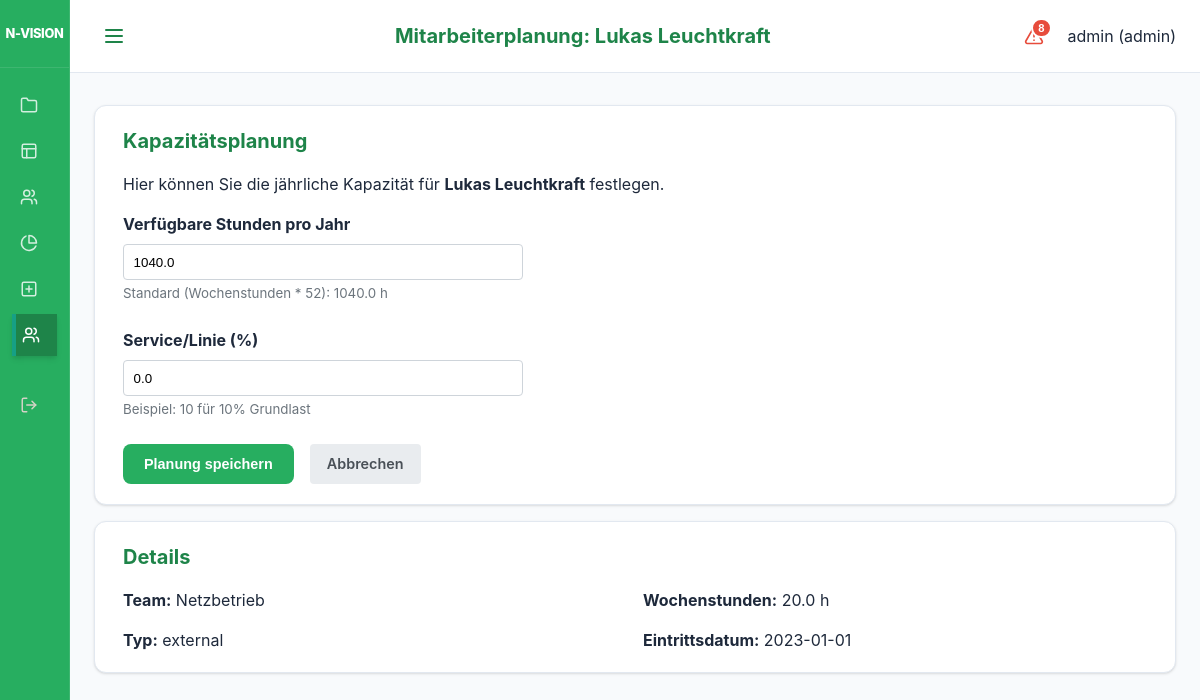
Before: /ui/employees/1/plan (signed in) with the older database file.
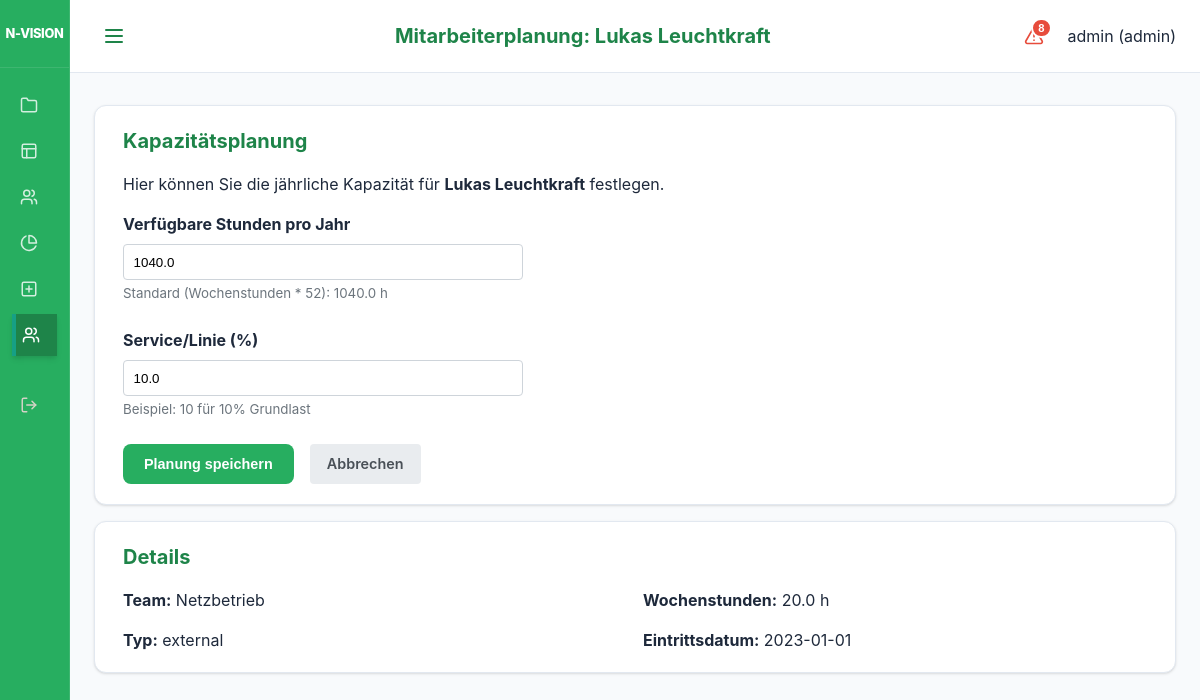
After: the same page with the newer database file.
### models.py (models this page shows)
class User(Base):
    __tablename__ = "users"
    id = Column(Integer, primary_key=True, index=True)
    username = Column(String, unique=True, index=True)
    hashed_password = Column(String)
    role = Column(Enum(UserRole), default=UserRole.EMPLOYEE)
    employee_id = Column(Integer, ForeignKey("employees.id"), nullable=True)
    is_active = Column(Boolean, default=True)
    employee = relationship("Employee", back_populates="user")

class Employee(Base):
    __tablename__ = "employees"
    id = Column(Integer, primary_key=True, index=True)
    name = Column(String, index=True)
    type = Column(Enum(ResourceType), default=ResourceType.INTERNAL)
    role_id = Column(Integer, ForeignKey("roles.id"))
    team_id = Column(Integer, ForeignKey("teams.id"))
    weekly_hours = Column(Float, default=40.0)
    annual_hours_target = Column(Float, nullable=True) # Neuer Wert für Jahresplanung
    employment_start = Column(Date)
    employment_end = Column(Date, nullable=True)
    role = relationship("Role", back_populates="employees")
    team = relationship("Team", back_populates="employees")
    staffings = relationship("Staffing", back_populates="employee")
    service_allocations = relationship("ServiceAllocation", back_populates="employee")
    absences = relationship("Absence", back_populates="employee")
    user = relationship("User", back_populates="employee", uselist=False)
    bookings = relationship("Booking", back_populates="employee")

class Team(Base):
    __tablename__ = "teams"
    id = Column(Integer, primary_key=True, index=True)
    name = Column(String, unique=True, index=True)
    employees = relationship("Employee", back_populates="team")

class ServiceAllocation(Base):
    __tablename__ = "service_allocations"
    id = Column(Integer, primary_key=True, index=True)
    employee_id = Column(Integer, ForeignKey("employees.id"))
    capacity_percent = Column(Float) # e.g. 20.0 for 20%
    description = Column(String, nullable=True)
    employee = relationship("Employee", back_populates="service_allocations")

### main.py (the view)
@app.get("/ui/employees/{employee_id}/plan", response_class=HTMLResponse)
def ui_employee_plan(request: Request, employee_id: int, db: Session = Depends(get_db), user: models.User = Depends(admin_required)):
    employee = db.query(models.Employee).filter(models.Employee.id == employee_id).first()
    if not employee:
        raise HTTPException(status_code=404, detail="Employee not found")
    return templates.TemplateResponse(
        request=request, name="employee_plan.html", context={
            "employee": employee,
            "active_page": "employees"
        }
    )

### templates/employee_plan.html
{% extends "base.html" %}
{% set title = "Mitarbeiterplanung: " ~ employee.name %}
{% block content %}
<div class="card">
    <h2>Kapazitätsplanung</h2>
    <p>Hier können Sie die jährliche Kapazität für <strong>{{ employee.name }}</strong> festlegen.</p>
    <form action="/ui/employees/{{ employee.id }}/plan" method="post" style="max-width: 400px;">
        <div style="margin-bottom: 1.5rem;">
            <label for="annual_hours_target" style="display: block; margin-bottom: 0.5rem; font-weight: bold;">Verfügbare Stunden pro Jahr</label>
            <input type="number"
                   id="annual_hours_target"
                   name="annual_hours_target"
                   value="{{ employee.annual_hours_target if employee.annual_hours_target else (employee.weekly_hours * 52) }}"
                   step="1"
                   required
                   style="width: 100%; padding: 0.6rem; border: 1px solid #ced4da; border-radius: 4px;">
            <small style="color: #6c757d;">Standard (Wochenstunden * 52): {{ employee.weekly_hours * 52 }} h</small>
        </div>
        <div style="margin-bottom: 1.5rem;">
            <label for="service_capacity_percent" style="display: block; margin-bottom: 0.5rem; font-weight: bold;">Service/Linie (%)</label>
            <input type="number"
                   id="service_capacity_percent"
                   name="service_capacity_percent"
                   value="{{ employee.service_allocations[0].capacity_percent if employee.service_allocations else 0.0 }}"
                   step="1"
                   min="0"
                   max="100"
                   required
                   style="width: 100%; padding: 0.6rem; border: 1px solid #ced4da; border-radius: 4px;">
            <small style="color: #6c757d;">Beispiel: 10 für 10% Grundlast</small>
        </div>
        <div style="display: flex; gap: 1rem;">
            <button type="submit" class="btn btn-primary">Planung speichern</button>
            <a href="/ui/employees" class="btn" style="background: #e9ecef; color: #495057; text-decoration: none; padding: 0.5rem 1rem; border-radius: 4px; display: inline-block;">Abbrechen</a>
        </div>
    </form>
</div>
<div class="card">
    <h2>Details</h2>
    <div style="display: grid; grid-template-columns: 1fr 1fr; gap: 1rem;">
        <div>
            <strong>Team:</strong> {{ employee.team.name if employee.team else "Kein Team" }}
        </div>
        <div>
            <strong>Wochenstunden:</strong> {{ employee.weekly_hours }} h
        </div>
        <div>
            <strong>Typ:</strong> {{ employee.type.value }}
        </div>
        <div>
            <strong>Eintrittsdatum:</strong> {{ employee.employment_start }}
        </div>
    </div>
</div>
{% endblock %}

### templates/base.html (shortened to what this page needs)
<!DOCTYPE html>
<html lang="de">
<head>
    <link rel="stylesheet" href="{{ static_url('/static/styles.css') }}">
</head>
<body>
<div class="app-layout">
    <aside class="sidebar">
        <div class="sidebar-header">
            <div class="brand-title">N-VISION</div>
        </div>
        <nav class="sidebar-nav">
            <div class="nav-group">
                <a href="/ui/projects" class="{% if active_page == 'projects' %}active{% endif %}" title="Projekte">
                    <svg xmlns="http://www.w3.org/2000/svg" width="18" height="18" viewBox="0 0 24 24" fill="none" stroke="currentColor" stroke-width="2" stroke-linecap="round" stroke-linejoin="round" class="nav-icon"><path d="M22 19a2 2 0 0 1-2 2H4a2 2 0 0 1-2-2V5a2 2 0 0 1 2-2h5l2 3h9a2 2 0 0 1 2 2z"/></svg>
                </a>
                <a href="/" class="{% if active_page == 'heatmap' %}active{% endif %}" title="Heatmap">
                    <svg xmlns="http://www.w3.org/2000/svg" width="18" height="18" viewBox="0 0 24 24" fill="none" stroke="currentColor" stroke-width="2" stroke-linecap="round" stroke-linejoin="round" class="nav-icon"><rect width="18" height="18" x="3" y="3" rx="2"/><path d="M3 9h18"/><path d="M9 21V9"/></svg>
                </a>
                <a href="/ui/pab" class="{% if active_page == 'pab' %}active{% endif %}" title="Public Advisory Board">
                </a>
                <a href="/ui/reports" class="{% if active_page == 'reports' %}active{% endif %}" title="Reports">
                    <svg xmlns="http://www.w3.org/2000/svg" width="18" height="18" viewBox="0 0 24 24" fill="none" stroke="currentColor" stroke-width="2" stroke-linecap="round" stroke-linejoin="round" class="nav-icon"><path d="M21.21 15.89A10 10 0 1 1 8 2.83"></path><path d="M22 12A10 10 0 0 0 12 2v10z"></path></svg>
                </a>
                {% if request.state.user and request.state.user.role.value == 'admin' %}
                <a href="/ui/projects/add" class="{% if active_page == 'project_add' %}active{% endif %}" title="Projekt anlegen">
                    <svg xmlns="http://www.w3.org/2000/svg" width="18" height="18" viewBox="0 0 24 24" fill="none" stroke="currentColor" stroke-width="2" stroke-linecap="round" stroke-linejoin="round" class="nav-icon"><rect width="18" height="18" x="3" y="3" rx="2"/><path d="M12 8v8"/><path d="M8 12h8"/></svg>
                </a>
                <a href="/ui/employees" class="{% if active_page == 'employees' %}active{% endif %}" title="Mitarbeiter">
                </a>
                {% endif %}
            </div>
            <div class="nav-group" style="margin-top: auto;">
                <a href="/logout" class="nav-logout" title="Abmelden">
                </a>
            </div>
        </nav>
    </aside>
    <div class="main-wrapper">
        <header class="top-bar">
            <button class="menu-toggle" id="menuToggle" aria-label="Menü öffnen">
                <svg xmlns="http://www.w3.org/2000/svg" width="24" height="24" viewBox="0 0 24 24" fill="none" stroke="currentColor" stroke-width="2" stroke-linecap="round" stroke-linejoin="round"><line x1="4" x2="20" y1="12" y2="12"/><line x1="4" x2="20" y1="6" y2="6"/><line x1="4" x2="20" y1="18" y2="18"/></svg>
            </button>
            <h1 class="page-title">{{ title if title else "N-VISION" }}</h1>
            <div class="user-info" style="display: flex; align-items: center; gap: 1rem;">
                {% if request.state.user %}
                {% set criticals = get_critical_projects(request) %}
                <button class="critical-trigger" id="criticalTrigger" title="Kritische Projekte">
                    {% if criticals|length > 0 %}
                    <span class="critical-badge">{{ criticals|length }}</span>
                    {% endif %}
                </button>
                {% endif %}
                <span>{{ request.state.user.username if request.state.user else "Gast" }} ({{ request.state.user.role.value if request.state.user else "" }})</span>
            </div>
        </header>
        <main class="content-area">
            {% block content %}{% endblock %}
        </main>
    </div>
</div>
</body>
</html>

Changed rows visible on the page:
added ServiceAllocation: service_capacity_percent "10.0"
Other visible differences:
form field service_capacity_percent: "0.0" → (not shown)
